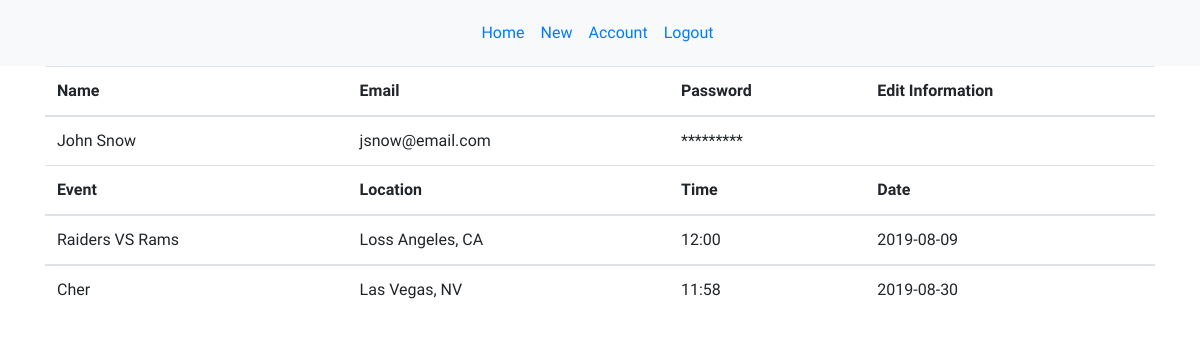
The app's page /user_page/3 with its own data.
### models.py (models this page shows)
class User(db.Model):
    __Tablename__ = "users"
    id = db.Column(db.Integer, primary_key=True)
    first_name = db.Column(db.String(100), nullable = False)
    last_name = db.Column(db.String(100), nullable = False)
    password = db.Column(db.String(200), unique = True, nullable = False)
    email = db.Column(db.String(100), unique = True, nullable = False)
    security_answer1 = db.Column(db.String(200))
    created_at = db.Column(db.DateTime, server_default=func.now())
    updated_at = db.Column(db.DateTime, server_default=func.now(), onupdate=func.now())
    users_that_attend_events = db.relationship('Event', lazy = 'dynamic', secondary = attendees_table)

class Event(db.Model):
    __Tablename__ = "events"
    id = db.Column(db.Integer, primary_key=True)
    event_title = db.Column(db.String(100))
    date = db.Column(db.String(8))
    time = db.Column(db.String(12))
    location = db.Column(db.String(100))
    information = db.Column(db.TEXT)
    creator_id = db.Column(db.Integer, db.ForeignKey("user.id"), nullable=False)
    author = db.relationship('User', foreign_keys=[creator_id], backref="user_messages", cascade="all")
    events_that_have_attendees = db.relationship('User', lazy = 'dynamic', secondary = attendees_table)

### controller_functions.py (the view)
def user_pg(id):
    user_info = User.query.get(id)
    user_event = user_info.users_that_attend_events.all()
    return render_template("user_info.html", user= user_info, user_events = user_event)

### templates/user_info.html (shortened to what this page needs)
<!DOCTYPE html>
<html lang="en">
<head>
    <link rel="stylesheet" href="{{ url_for('static', filename='main.css') }}">
    <link rel="stylesheet" href="https://maxcdn.bootstrapcdn.com/bootstrap/4.3.1/css/bootstrap.min.css">
</head>
<body>
    <nav class="navbar navbar-expand-sm bg-light justify-content-center">
        <ul class="navbar-nav">
            <li class="nav-item">
                <a class="nav-link" href="/homepage">Home</a>
            </li>
            <li class="nav-item">
                <a class="nav-link" href="/new">New</a>
            </li>
            <li class="nav-item">
                <a class="nav-link" href="/user_page/{{session['uid']}}">Account</a>
            </li>
            <li class="nav-item">
                <a class="nav-link" href="/logout">Logout</a>
            </li>
        </ul>
    </nav>
    <div class="container">
        <table class="table table-hover">
            <thead>
                <tr>
                    <th>Name</th>
                    <th>Email</th>
                    <th>Password</th>
                    <th>Edit Information</th>
                </tr>
            </thead>
            <tbody>
                <td>{{ user.first_name }}  {{ user.last_name }}</td>
                <td>{{ user.email }}</td>
                <td>*********</td>
            </tbody>
            <thead>
                <tr>
                    <th>Event</th>
                    <th>Location</th>
                    <th>Time</th>
                    <th>Date</th>
                </tr>
            {% for user_event in user_events %}
                <tbody>
                    <td>{{ user_event.event_title }}</td>
                    <td>{{ user_event.location }}</td>
                    <td>{{ user_event.time }}</td>
                    <td>{{ user_event.date }}</td>
                </tbody>
            {% endfor %}
            </thead>
        </div>
</body>
</html>

### static/main.css (style rules this page uses)
p, th, td, ul { font-family: 'Mali', cursive; padding: 5px; }

### records on screen
User: first_name "John", last_name "Snow", email "jsnow@email.com"
Event: event_title "Raiders VS Rams", location "Loss Angeles, CA", time "12:00", date "2019-08-09"
Event: event_title "Cher", location "Las Vegas, NV", time "11:58", date "2019-08-30"
